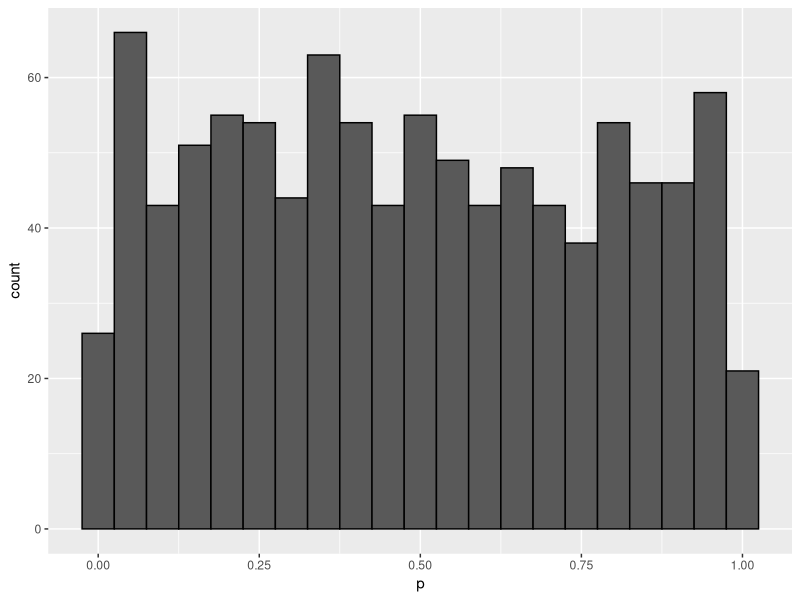

This figure's R source: (Note: this script raises an error after producing the figure.)
## ---- chunk 1
knitr::opts_chunk$set(echo = TRUE, comment = "", fig.align = "center")
## ---- chunk 2
knitr::include_graphics(
"https://d33wubrfki0l68.cloudfront.net/1dff819e743f280bbab1c55f8f063e60b6a0d2fb/2269e/diagrams/fp.png")
## ---- chunk 3
randomize <- function(f) f(runif(100))
randomize(mean)
randomize(sum)
## ---- chunk 4
integrate(dnorm, lower = 0, upper = Inf)
## ---- chunk 5
library(tidyverse)
## ---- chunk 6
map(1:3, function(x) x^2)  ## using anonymous or lambda function
## ---- chunk 7
knitr::include_graphics(
"https://d33wubrfki0l68.cloudfront.net/f0494d020aa517ae7b1011cea4c4a9f21702df8b/2577b/diagrams/functionals/map.png"
)
## ---- chunk 8
map_chr(mtcars, is.numeric)  ## remember that data frames are lists of lists.
map_dbl(mtcars, max) %>% 
  map_dbl(round, digits = 1) ## using dot-dot-dot 
## ---- chunk 9
identical(
  map_dbl(mtcars, ~ length(unique(..1))),          ## twiddle syntax
  map_dbl(mtcars, function(x) length(unique(x)))   ## alternative
  )

map(1:3, ~ rnorm(10)) %>% str()                         ## twiddle syntax
map(1:3, function(x) rnorm(10)) %>% str()               ## alternative
replicate(n = 3, rnorm(10), simplify = FALSE) %>% str() ## other alternative
## ---- chunk 10
knitr::include_graphics(
"https://d33wubrfki0l68.cloudfront.net/6d0b927ba5266f886cc721ae090afcc5e872a748/f8636/diagrams/functionals/map-arg-flipped.png"
)
## ---- chunk 11
draws <- rcauchy(1000)
trims <- c(0, 0.1, 0.2, 0.5)

map_dbl(trims, ~ mean(draws, trim = ..1))
map_dbl(trims, function(input) mean(x = draws, trim = input))
map_dbl(trims, mean, x = draws) ## using R's flexible argument matching
## ---- chunk 12
base::split(mtcars, mtcars$cyl) %>% ## split data frame into three, by cyl
  map(function(df) lm(mpg ~ wt, data = df)) %>% ## fit linear model three times
  map(coefficients) %>% ## access coefficients
  map_dbl(pluck, "wt")  ## extract slope

## Loop alternative
slopes <- vector("double", 3)
for (i in seq_along(slopes)) {
  model <- lm(mpg ~ wt, data = base::split(mtcars, mtcars$cyl)[[i]])
  slopes[[i]] <- coef(model)[["wt"]]
}
slopes
## ---- chunk 13
as_mapper(~runif(2))
as_mapper(runif(2))
## ---- chunk 14
identical(map(1:3, 1), map(1:3, pluck, 1))
## ---- chunk 15
# 1. Compute the standard deviation of every column in a numeric data frame.
map_dbl(mtcars, sd)

# 2. Compute the standard deviation of every numeric column in a mixed data frame.
index <- map_lgl(iris, is.numeric)
map_dbl(iris[index], sd)

# Compute the number of levels for every factor in a data frame.
map(iris[!index], attr, which = "levels")
## ---- chunk 16
trials <- map(1:1000, ~ t.test(rpois(10, 10), rpois(7, 10)))

tibble(p = map_dbl(trials, "p.value")) %>% 
  ggplot(aes(p)) + geom_histogram(binwidth = 0.05, color = "black")
## ---- chunk 17
formulas <- list(
  mpg ~ disp,
  mpg ~ I(1 / disp),
  mpg ~ disp + wt,
  mpg ~ I(1 / disp) + wt
)

formulas %>% 
  map(~ lm(..1, data = mtcars)) %>% 
  map(coefficients)
## ---- chunk 18
bootstrap <- function(df) {
  df[sample(nrow(df), replace = TRUE), , drop = FALSE]
}

bootstraps <- map(1:10, ~ bootstrap(mtcars))

bootstraps %>% 
  map(function(df) lm(mpg ~ disp, data = df)) %>% 
  map(summary) %>% 
  map_dbl("r.squared") ## extractor 
## ---- chunk 19
tibble(
  ` ` = c("One argument", "Two arguments", "One argument + index", "N arguments"),
  List = c("`map()`", "`map2()`", "`imap()`", "`pmap()`"),
  Atomic = c("`map_lgl(), ...`", "`map2_lgl(), ...`", "`imap_lgl(), ...`", "`pmap_lgl(), ...`"),
  `Same Type` = c("`modify()`", "`modify2()`", "`imodify()`", ""),
  Nothing = c("`walk()`", "`walk2()`", "`iwalk()`", "`pwalk()`")
  ) %>% 
  kableExtra::kable() %>% 
  kableExtra::kable_styling(bootstrap_options = "bordered")
## ---- chunk 20
df <- data.frame(
  x = 1:3,
  y = 6:4
)

map(df, scale) %>% str()  ## returns a list
modify(df, scale)         ## returns a data.frame
## ---- chunk 21
## Example: finding a weighted mean
x <- map(1:5, ~ rnorm(20))
wt <- map(1:5, ~ runif(20))

weighted.mean(x[[1]], wt[[1]]) ## first element of each list

## Passing wt as an additional argument doesn’t work because arguments
## after .f are not transformed:
map(x, weighted.mean, w = wt) 
## ---- chunk 22
x[[3]][[3]] <- NA
map2_dbl(x, wt, weighted.mean)
map2_dbl(x, wt, weighted.mean, na.rm = TRUE)
## ---- chunk 23
knitr::include_graphics(
"https://d33wubrfki0l68.cloudfront.net/7a545699ff7069a98329fcfbe6e42b734507eb16/211a5/diagrams/functionals/map2-arg.png"
)
## ---- chunk 24
eat_fruit <- function(x) {
  cat("Eat some more ", x, "!\n", sep = "")
}

sample(fruit, size = 5) %>% 
  map(eat_fruit)
## ---- chunk 25
sample(fruit, size = 5) %>% 
  walk(eat_fruit)

walk(1:5, ~ rnorm(10))
## ---- chunk 26
temp <- tempfile()
dir.create(temp)

species <- split(iris, iris$Species)  ## list of three
paths <- file.path(temp, paste0("species-", names(species), ".rds"))
walk2(species, paths, write_rds)

list.files(temp)
read_rds(paste0(temp, "/species-setosa.rds")) %>% head()
## ---- chunk 27
## example: constructing labels
imap_chr(iris, ~ paste0("The first value in ", ..2, " is ", ..1[[1]]))
## ---- chunk 28
identical(
  pmap_dbl(list(x, wt), weighted.mean),
  map2_dbl(x, wt, weighted.mean)
  )
## ---- chunk 29
knitr::include_graphics(
"https://d33wubrfki0l68.cloudfront.net/2eb2eefe34ad6d114da2a22df42deac8511b4788/5a538/diagrams/functionals/pmap-arg.png"
)
## ---- chunk 30
draws <- rcauchy(1000)
trims <- c(0, 0.1, 0.2, 0.5)

identical(
  map_dbl(trims, function(input) mean(x = draws, trim = input)),
  pmap_dbl(list(trim = trims), mean, x = draws)
  )
## ---- chunk 31
params <- data.frame(       ## Here, the column names
  n = c(1, 3, 5),           ## are critical!
  mean = c(0, 10, 1000),
  sd = c(1, 10, 100)
)

params

pmap(params, rnorm)
## ---- chunk 32
temp <- tempfile()
dir.create(temp)

cyls <- split(mtcars, mtcars$cyl)
paths <- file.path(temp, paste0("cyl-", names(cyls), ".csv"))

## Original
walk2(cyls, paths, write.csv)
list.files(temp)

## Solution
names(cyls) <- paths      ## Disadvantage: names are overwritten
iwalk(cyls, ~ write.csv)  ## Advantage: code is slightly shorter
list.files(temp)
## ---- chunk 33
knitr::include_graphics(
"https://d33wubrfki0l68.cloudfront.net/9c239e1227c69b7a2c9c2df234c21f3e1c74dd57/eec0e/diagrams/functionals/reduce.png"
)
## ---- chunk 34
fruit_lists <- map(1:4, ~sample(fruit, 35))

## This...
fruit_lists[[1]] %>% 
  intersect(fruit_lists[[2]]) %>% 
  intersect(fruit_lists[[3]]) %>% 
  intersect(fruit_lists[[4]]) 

## ...is equivalent to this
reduce(fruit_lists, intersect)
## ---- chunk 35
accumulate(fruit_lists, intersect)
## ---- chunk 36
x <- c(4, 3, 10, 12)
reduce(x, `+`) ## sum()
accumulate(x, `+`) ## cumsum()
## ---- chunk 37
knitr::include_graphics(
"https://d33wubrfki0l68.cloudfront.net/b5835b80325b22f9460992f7bc9de5e0cf56de2c/27994/diagrams/functionals/reduce-init.png"
)
## ---- chunk 38
reduce(1:2, `+`, .init = 1)
## ---- chunk 39
sum(integer())
prod(integer())
## ---- chunk 40
df <- data.frame(
  x = 1:3,
  y = c("a", "b", "c")  ## stringsAsFactors = TRUE by default
  )

every(df, is.factor)
some(df, is.factor)

detect(df, is.integer)
detect_index(df, is.factor)

keep(df, is.factor) %>% str()
discard(df, is.factor) %>% str()
## ---- chunk 41
map_if(df, is.numeric, mean) %>% str()
modify_if(df, is.numeric, max) %>% str()

## this will drop the factor, and avoid recycling
keep(df, is.numeric) %>% map(mean) %>% str()
## ---- chunk 42
span <- function(x, f) {
  ## this makes "values" and "lengths" available
  list2env(rle(map_lgl(x, f)), envir = rlang::caller_env())
  if (!any(values)) {
    return(integer())
  }
  index <- which(lengths == max(lengths[values]))[[1]] ## lgl sub
  first <- cumsum(lengths)[index] - (lengths[index] - 1) 
  return(first:(first + lengths[index] - 1))
}

span(iris, is.factor)
span(iris, is.numeric)
## ---- chunk 43
arg_max <- function(x, f) {
  output <- map_dbl(x, f)
  x[output == max(output)] ## lgl subsetting
}

arg_min <- function(x, f) {
  output <- map_dbl(x, f)
  x[output == min(output)] ## lgl subsetting
}
## ---- chunk 44
ggplot(data.frame(x = c(pi/2, 2*pi)), aes(x)) + 
  stat_function(fun = sin) +
  labs(y = "f(x)")
## ---- chunk 45
integrate(sin, lower = 2/pi, upper = 2*pi)
uniroot(sin, lower = 2/pi, upper = 2*pi)
optimise(sin, lower = 2/pi, upper = 2*pi)
optimise(sin, lower = 2/pi, upper = 2*pi, maximum = TRUE)
## ---- chunk 46
A <- array(1:24, dim = c(4, 3, 2))
A
apply(A, MARGIN = 1, mean)
apply(A, MARGIN = 2, mean)
apply(A, MARGIN = 3, mean)
## ---- chunk 47
fixed_point <- function(f, init, tolerance = 0.00001) {
  if (abs(f(init) - init) <= tolerance) {
    return(c("fixed point" = init))
  } else {
    fixed_point(f, f(init))    ## using recursion
  }
}

fixed_point(cos, init = 5)
## ---- chunk 48
fixed_point(function(x) cos(x) + sin(x), 1)
## ---- chunk 49
fixed_point(function(x) 1 + 1/x, 1)
## ---- chunk 50
library(rlang)
## ---- chunk 51
power <- function(exp) {
  function(x) {
    x ^ exp
  }
}

square <- power(2)
square(4)
cube <- power(3)
cube(4)
## ---- chunk 52
square
cube
## ---- chunk 53
list(fn_env(square), fn_env(cube)) %>% 
  map(env_parent) 
## ---- chunk 54
z <- 2
square <- power(exp = z) ## exp evaluates lazily!
z <- 3                   ## the binding changes
square(2)                ## exp is only evaluated until now!
## ---- chunk 55
power2 <- function(exp) {
  force(exp)
  function(x) {
    x ^ exp
  }
}

z <- 2
square <- power2(exp = z) ## exp is forced to evaluate.
z <- 3                    ## the binding changes
square(2)                 ## everything works out fine
## ---- chunk 56
new_counter <- function() {
  i <- 0
  
  function() {
    i <<- i + 1
    i
  }
}

counter1 <- new_counter()
counter2 <- new_counter()

replicate(5, counter1())
counter2()
map_dbl(1:5, ~ counter1())
## ---- chunk 57
f1 <- function(n) {
  x <- runif(n)
  m <- mean(x)
  function() m
}

g1 <- f1(1e6)
lobstr::obj_size(g1)

f2 <- function(n) {
  x <- runif(n)
  m <- mean(x)
  rm(x)
  function() m
}

g2 <- f2(1e6)
lobstr::obj_size(g2)
## ---- chunk 58
x <- 1:10
x[6] <- NA
f <- approxfun(x)

f(c(1, 10))
## ---- chunk 59
pick <- function(i) {
  function(x) {
    x[[i]]
  }
}

map_dbl(mtcars, pick(3)) ## extracts third element of each column
## ---- chunk 60
moment <- function(i) {
  force(i)
  function(x) mean((x - mean(x))^i) 
}

m1 <- moment(1)
m2 <- moment(2)

x <- runif(1000)

all.equal(m1(x), 0)                                    ## tests for "near" equality
all.equal(m2(x) * length(x) / (length(x) - 1), var(x)) ## bessel's correction

?var
## ---- chunk 61
boxcox1 <- function(x, lambda) {
  stopifnot(length(lambda) == 1)
  
  if (lambda == 0) {
    log(x)
  } else {
    (x ^ lambda - 1) / lambda
  }
}
## ---- chunk 62
boxcox2 <- function(lambda) {
  if (lambda == 0) {
    function(x) log(x)
  } else {
    function(x) (x ^ lambda - 1) / lambda
  }
}

stat_boxcox <- function(lambda) {
  stat_function(aes(color = as.character(lambda)), 
                fun = boxcox2(lambda), 
                size = 0.5) 
}

ggplot(data.frame(x = c(0, 5)), aes(x)) + 
  map(seq(0, 2, 0.25), stat_boxcox) +
  labs(color = expression(lambda))
## ---- chunk 63
boot_permute <- function(df, variable) {
  n <- nrow(df)
  force(variable)
  
  function() {
    col <- df[[variable]]
    col[sample(n, replace = TRUE)]
  }
}

boot_mpg <- boot_permute(mtcars, "mpg")

map(1:3, ~ boot_mpg()) %>% map(head)
## ---- chunk 64
log_prob_poisson <- function(x, lambda) {
  n <- length(x)
  log(lambda) * sum(x) - n * lambda - sum(lfactorial(x))
}
## ---- chunk 65
log_likelihood_poisson <- function(x) {
  n <- length(x)   ## we don't need to force(x) because length(x) evaluates x
  sum_x <- sum(x)               ## this avoids unnecessary computation later 
  sum_lfx <- sum(lfactorial(x)) ## on, when calling the next function many times
  function(lambda) {
    log(lambda)*sum_x - n*lambda - sum_lfx
  }
}

## Simulation with known lambda
x <- rpois(1e3, lambda = 8)

## Manufacture log likelihood
log_likelihood <- log_likelihood_poisson(x)

log_likelihood(lambda = 1)
log_likelihood(lambda = 5)

## Use optimise instead of trial-and-error
optimise(log_likelihood, c(0, 100), maximum = TRUE)

## Sanity check
mod <- glm(x ~ 1, family = "poisson")
exp(mod$coefficients) ## undo the link function
## ---- chunk 66
optimise(log_prob_poisson, x = x, interval = c(0, 100), maximum = TRUE)
